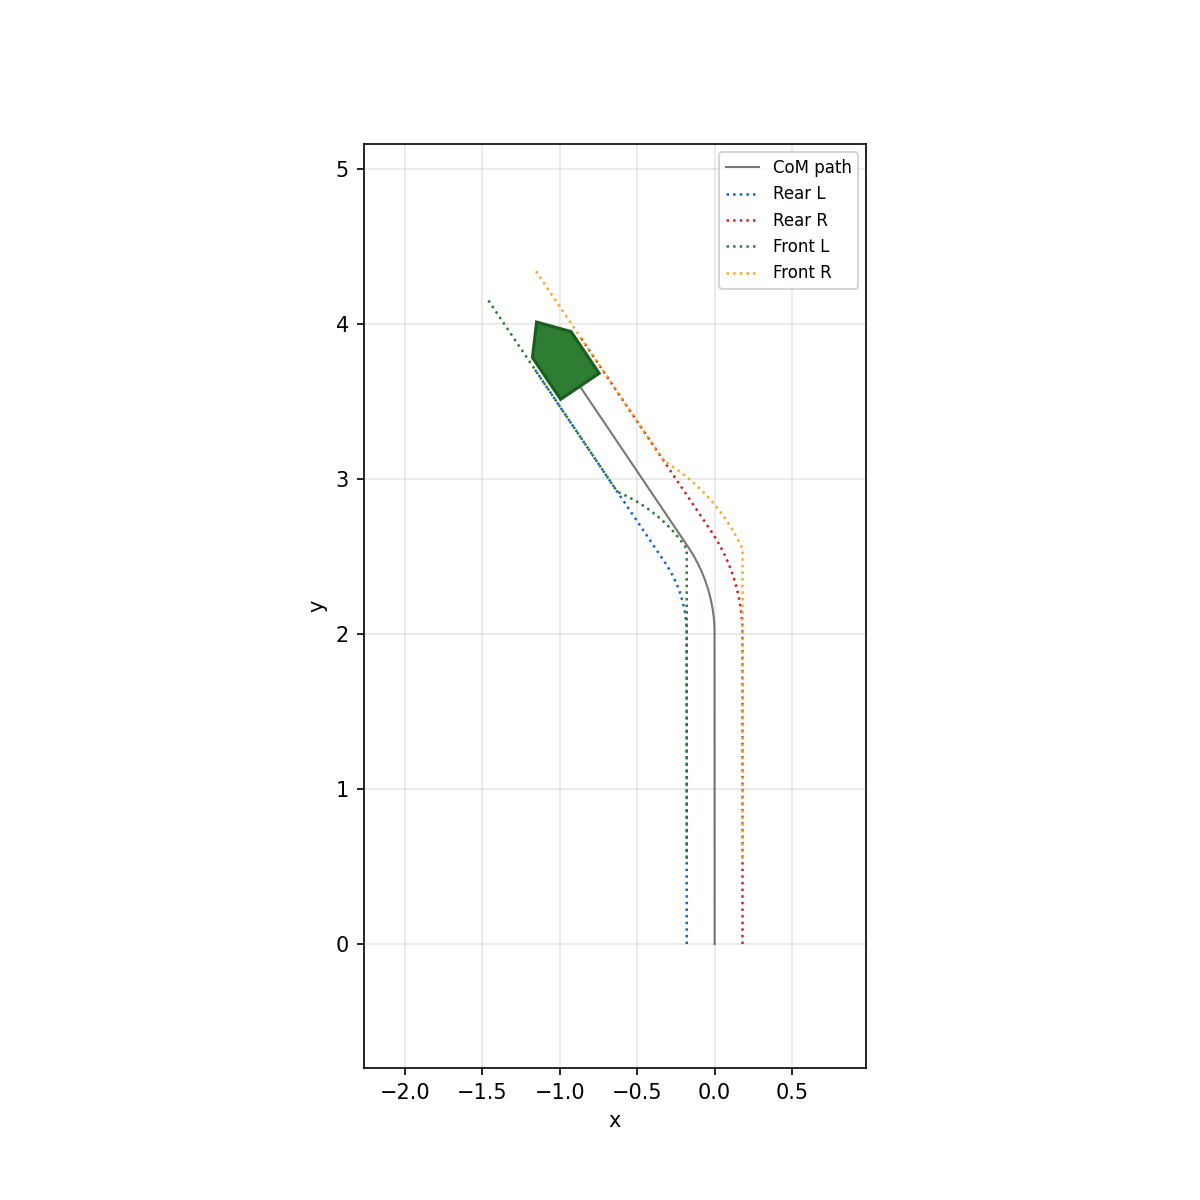

Generate this figure with Python:
#!/usr/bin/env python3
"""Four-wheel Ackermann: rear axle pose, front wheels steer; four dotted tire traces."""

from __future__ import annotations

import math
import os

import matplotlib.pyplot as plt

import AuroraMR as amr

os.environ.setdefault("MPLBACKEND", "Agg")

params = amr.AckermannParams(
    wheelbase=0.55,
    track_width=0.36,
    max_steering_angle=0.5,
    max_speed=1.0,
)
session = amr.MotionSession.create(
    amr.pose(0.0, 0.0, 0.0),
    amr.KinematicsModel.ACKERMANN,
    dt=0.02,
    ackermann=params,
)

session.forward(2.0, 0.6)
session.turn_left(math.radians(35), 0.8)
session.forward(1.5, 0.5)

fig, ax = plt.subplots(figsize=(8, 8))
amr.plot_motion(session, ax=ax, show=False)
fig.savefig(os.path.join(os.path.dirname(__file__), "motion_ackermann_demo.png"), dpi=150)
print("Saved motion_ackermann_demo.png")
